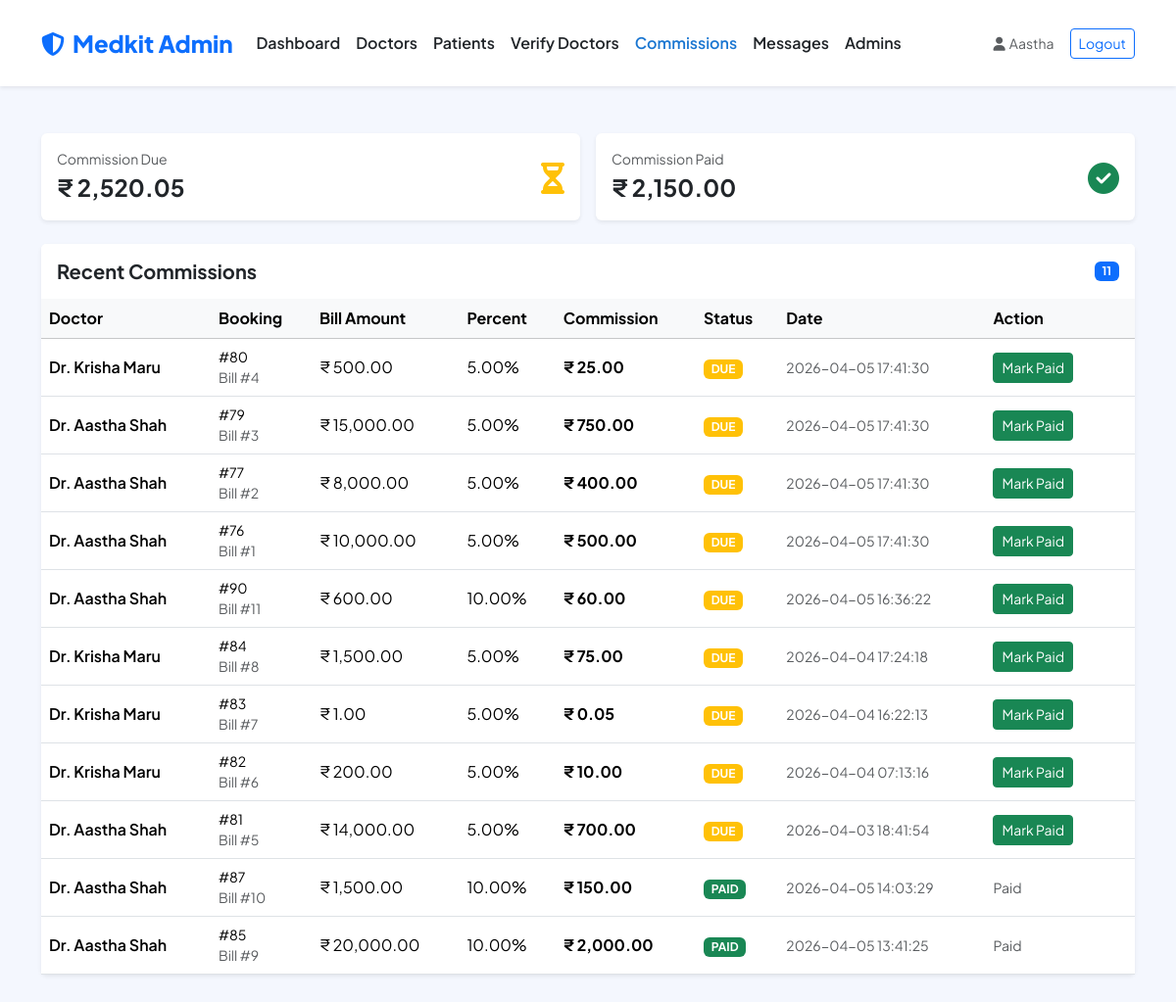
The app's page /MINI_PHP/admin/commissions.php (signed in), older data.
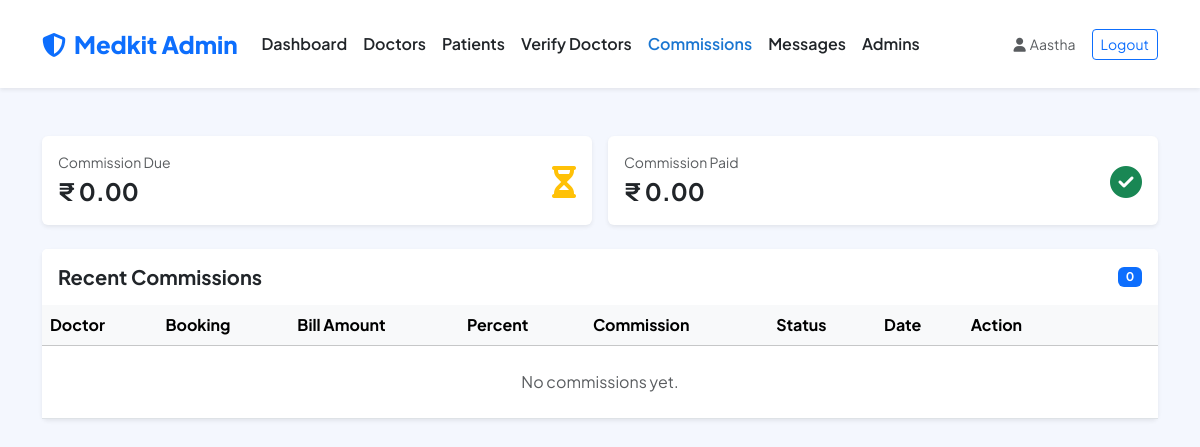
The same page, newer data.
### tables this page shows
CREATE TABLE `doctor_commissions` (
  `id` int(11) NOT NULL,
  `booking_id` int(11) NOT NULL,
  `bill_id` int(11) NOT NULL,
  `doctor_id` int(11) NOT NULL,
  `patient_id` int(11) NOT NULL,
  `amount` decimal(10,2) NOT NULL DEFAULT 0.00,
  `commission_percent` decimal(5,2) NOT NULL DEFAULT 0.00,
  `commission_amount` decimal(10,2) NOT NULL DEFAULT 0.00,
  `status` enum('due','paid') NOT NULL DEFAULT 'due',
  `created_at` timestamp NOT NULL DEFAULT current_timestamp(),
  `updated_at` timestamp NOT NULL DEFAULT current_timestamp() ON UPDATE current_timestamp(),
  `paid_at` timestamp NULL DEFAULT NULL
);

CREATE TABLE `users` (
  `id` int(11) NOT NULL,
  `firstname` varchar(225) DEFAULT '',
  `lastname` varchar(225) DEFAULT '',
  `phone_number` bigint(20) DEFAULT 0,
  `date_of_birth` date DEFAULT curdate(),
  `email` varchar(50) NOT NULL,
  `gender` varchar(100) DEFAULT '',
  `address` varchar(225) DEFAULT '',
  `clinic_name` varchar(255) DEFAULT NULL,
  `experience_years` int(11) DEFAULT 0,
  `education` varchar(255) DEFAULT NULL,
  `bio` text DEFAULT NULL,
  `password` varchar(255) NOT NULL,
  `role_id` int(11) DEFAULT 0,
  `category_id` int(11) DEFAULT NULL,
  `created_at` timestamp NOT NULL DEFAULT current_timestamp(),
  `updated_at` timestamp NOT NULL DEFAULT current_timestamp() ON UPDATE current_timestamp(),
  `profile_image` varchar(255) DEFAULT NULL,
  `license_number` varchar(50) DEFAULT NULL,
  `license_document` varchar(255) DEFAULT NULL,
  `verification_status` enum('verified','pending','rejected') NOT NULL DEFAULT 'verified',
  `verification_reason` varchar(255) DEFAULT NULL,
  `verified_at` timestamp NULL DEFAULT NULL,
  `verified_by_admin_id` int(11) DEFAULT NULL,
  `commission_percent` decimal(5,2) NOT NULL DEFAULT 10.00
);

### MINI_PHP/admin/_bootstrap.php (called while the page is built, shortened)
<?php
if (!function_exists('admin_name')) {
  function admin_name(): string
  {
    return (string)($_SESSION['admin_name'] ?? 'Admin');
  }
}
if (!function_exists('admin_h')) {
  function admin_h(string $value): string
  {
    return htmlspecialchars($value, ENT_QUOTES, 'UTF-8');
  }
}

### MINI_PHP/admin/commissions.php (the view, shortened to what this page needs)
<?php
require_once __DIR__ . '/_bootstrap.php';
$totals = [
  'due' => 0.0,
  'paid' => 0.0,
];
$res = $conn->query("SELECT
        COALESCE(SUM(CASE WHEN status = 'due' THEN commission_amount ELSE 0 END), 0) AS due_total,
        COALESCE(SUM(CASE WHEN status = 'paid' THEN commission_amount ELSE 0 END), 0) AS paid_total
    FROM doctor_commissions");
if ($res) {
  $row = $res->fetch_assoc();
  $totals['due'] = (float)($row['due_total'] ?? 0);
  $totals['paid'] = (float)($row['paid_total'] ?? 0);
}
$items = [];
$q = "SELECT dc.id, dc.booking_id, dc.bill_id, dc.doctor_id, dc.amount, dc.commission_percent, dc.commission_amount, dc.status, dc.created_at, dc.paid_at,
            u.firstname, u.lastname
      FROM doctor_commissions dc
      LEFT JOIN users u ON u.id = dc.doctor_id
      ORDER BY (dc.status = 'due') DESC, dc.created_at DESC, dc.id DESC
      LIMIT 200";
$res2 = $conn->query($q);
if ($res2) {
  while ($row = $res2->fetch_assoc()) {
    $items[] = $row;
  }
}
$css_v = (int)@filemtime(__DIR__ . '/../custom_style.css');
?>
<!DOCTYPE html>
<html lang="en">
<head>
  <link href="https://cdn.jsdelivr.net/npm/bootstrap@5.3.2/dist/css/bootstrap.min.css" rel="stylesheet">
  <link rel="stylesheet" href="https://cdnjs.cloudflare.com/ajax/libs/font-awesome/6.4.0/css/all.min.css">
  <link rel="stylesheet" href="../custom_style.css?v=<?php echo $css_v; ?>">
</head>
<body style="background-color: var(--secondary-color);">
  <nav class="navbar navbar-expand-lg bg-white py-3 shadow-sm">
    <div class="container">
      <a class="navbar-brand text-primary" href="dashboard.php"><i class="fas fa-shield-halved me-2"></i>Medkit Admin</a>
      <div class="collapse navbar-collapse" id="adminNav">
        <ul class="navbar-nav me-auto">
          <li class="nav-item"><a class="nav-link" href="dashboard.php">Dashboard</a></li>
          <li class="nav-item"><a class="nav-link" href="doctors.php">Doctors</a></li>
          <li class="nav-item"><a class="nav-link" href="patients.php">Patients</a></li>
          <li class="nav-item"><a class="nav-link" href="verify_doctors.php">Verify Doctors</a></li>
          <li class="nav-item"><a class="nav-link active" href="commissions.php">Commissions</a></li>
          <li class="nav-item"><a class="nav-link" href="contact_messages.php">Messages</a></li>
          <li class="nav-item"><a class="nav-link" href="admin_users.php">Admins</a></li>
        </ul>
        <div class="d-flex align-items-center gap-3">
          <span class="text-muted small"><i class="fas fa-user me-1"></i><?php echo admin_h(admin_name()); ?></span>
          <a class="btn btn-outline-primary btn-sm" href="logout.php">Logout</a>
        </div>
      </div>
    </div>
  </nav>
  <main class="container py-5">
    <div class="row g-3 mb-4">
      <div class="col-md-6">
        <div class="card border-0 shadow-sm">
          <div class="card-body">
            <div class="d-flex align-items-center justify-content-between">
              <div>
                <div class="text-muted small">Commission Due</div>
                <div class="fw-bold fs-4">₹ <?php echo number_format($totals['due'], 2); ?></div>
              </div>
              <div class="text-warning fs-2"><i class="fas fa-hourglass-half"></i></div>
            </div>
          </div>
        </div>
      </div>
      <div class="col-md-6">
        <div class="card border-0 shadow-sm">
          <div class="card-body">
            <div class="d-flex align-items-center justify-content-between">
              <div>
                <div class="text-muted small">Commission Paid</div>
                <div class="fw-bold fs-4">₹ <?php echo number_format($totals['paid'], 2); ?></div>
              </div>
              <div class="text-success fs-2"><i class="fas fa-circle-check"></i></div>
            </div>
          </div>
        </div>
      </div>
    </div>
    <div class="card border-0 shadow-sm">
      <div class="card-header bg-white border-0 py-3">
        <div class="d-flex align-items-center justify-content-between">
          <h5 class="fw-bold mb-0">Recent Commissions</h5>
          <span class="badge bg-primary"><?php echo count($items); ?></span>
        </div>
      </div>
      <div class="table-responsive">
        <table class="table table-hover align-middle mb-0">
          <thead class="table-light">
            <tr>
              <th>Doctor</th>
              <th>Booking</th>
              <th>Bill Amount</th>
              <th>Percent</th>
              <th>Commission</th>
              <th>Status</th>
              <th>Date</th>
              <th style="min-width:120px;">Action</th>
            </tr>
          </thead>
          <tbody>
            <?php if (empty($items)): ?>
              <tr>
                <td colspan="8" class="text-center text-muted py-4">No commissions yet.</td>
              </tr>
            <?php else: ?>
              <?php foreach ($items as $it): ?>
                <?php
                $doctor_name = trim('Dr. ' . (string)($it['firstname'] ?? '') . ' ' . (string)($it['lastname'] ?? ''));
                $status = (string)($it['status'] ?? 'due');
                $badge = ($status === 'paid') ? 'success' : 'warning';
                ?>
                <tr>
                  <td class="fw-semibold"><?php echo admin_h($doctor_name); ?></td>
                  <td>
                    <div class="small">#<?php echo (int)($it['booking_id'] ?? 0); ?></div>
                    <div class="text-muted small">Bill #<?php echo (int)($it['bill_id'] ?? 0); ?></div>
                  </td>
                  <td>₹ <?php echo number_format((float)($it['amount'] ?? 0), 2); ?></td>
                  <td><?php echo number_format((float)($it['commission_percent'] ?? 0), 2); ?>%</td>
                  <td class="fw-bold">₹ <?php echo number_format((float)($it['commission_amount'] ?? 0), 2); ?></td>
                  <td><span class="badge bg-<?php echo $badge; ?> text-uppercase"><?php echo admin_h($status); ?></span></td>
                  <td class="small text-muted"><?php echo admin_h((string)($it['created_at'] ?? '')); ?></td>
                  <td>
                    <?php if ($status === 'due'): ?>
                      <form method="POST" onsubmit="return confirm('Mark this commission as paid?');">
                        <button type="submit" name="action" value="mark_paid" class="btn btn-sm btn-success">
                          Mark Paid
                        </button>
                      </form>
                    <?php else: ?>
                      <span class="text-muted small">Paid</span>
                    <?php endif; ?>
                  </td>
                </tr>
              <?php endforeach; ?>
            <?php endif; ?>
          </tbody>
        </table>
      </div>
    </div>
  </main>
</body>
</html>

### MINI_PHP/custom_style.css (style rules this page uses)
:root { --primary-color: #1A76D1; --secondary-color: #F4F7FE; --heading-color: #212529; --text-color: #6C757D; --bs-body-font-family: 'Plus Jakarta Sans', sans-serif; --card-shadow: 0 10px 30px rgba(0, 0, 0, 0.07); }
body { background-color: #FFF; color: var(--text-color); }
html, body { max-width: 100%; overflow-x: hidden; }
.navbar-brand { font-weight: 800; font-size: 1.5rem; }
.navbar .nav-link { font-weight: 600; color: var(--heading-color); transition: color .3s; padding: 1rem; }
.navbar .nav-link:hover, .navbar .nav-link.active { color: var(--primary-color); }

Row changes from the older to the newer data that the page shows:
removed doctor_commissions: users.firstname+lastname "Dr. Krisha Maru", booking "80", bill "4", amount "500.00", commission_percent "5.00", commission_amount "25.00", status "DUE", created_at "2026-04-05 17:41:30"
removed doctor_commissions: users.firstname+lastname "Dr. Aastha Shah", booking "79", bill "3", amount "15,000.00", commission_percent "5.00", commission_amount "750.00", status "DUE", created_at "2026-04-05 17:41:30"
removed doctor_commissions: users.firstname+lastname "Dr. Aastha Shah", booking "77", bill "2", amount "8,000.00", commission_percent "5.00", commission_amount "400.00", status "DUE", created_at "2026-04-05 17:41:30"
removed doctor_commissions: users.firstname+lastname "Dr. Aastha Shah", booking "76", bill "1", amount "10,000.00", commission_percent "5.00", commission_amount "500.00", status "DUE", created_at "2026-04-05 17:41:30"
removed doctor_commissions: users.firstname+lastname "Dr. Aastha Shah", booking "90", bill "11", amount "600.00", commission_percent "10.00", commission_amount "60.00", status "DUE", created_at "2026-04-05 16:36:22"
removed doctor_commissions: users.firstname+lastname "Dr. Krisha Maru", booking "84", bill "8", amount "1,500.00", commission_percent "5.00", commission_amount "75.00", status "DUE", created_at "2026-04-04 17:24:18"
removed doctor_commissions: users.firstname+lastname "Dr. Krisha Maru", booking "83", bill "7", amount "1.00", commission_percent "5.00", commission_amount "0.05", status "DUE", created_at "2026-04-04 16:22:13"
removed doctor_commissions: users.firstname+lastname "Dr. Krisha Maru", booking "82", bill "6", amount "200.00", commission_percent "5.00", commission_amount "10.00", status "DUE", created_at "2026-04-04 07:13:16"
removed doctor_commissions: users.firstname+lastname "Dr. Aastha Shah", booking "81", bill "5", amount "14,000.00", commission_percent "5.00", commission_amount "700.00", status "DUE", created_at "2026-04-03 18:41:54"
removed doctor_commissions: users.firstname+lastname "Dr. Aastha Shah", booking "87", bill "10", amount "1,500.00", commission_percent "10.00", commission_amount "150.00", status "PAID", created_at "2026-04-05 14:03:29", shows "Paid"
removed doctor_commissions: users.firstname+lastname "Dr. Aastha Shah", booking "85", bill "9", amount "20,000.00", commission_percent "10.00", commission_amount "2,000.00", status "PAID", created_at "2026-04-05 13:41:25", shows "Paid"
Text that changed along with them:
$totals['due']: "2,520.05" → "0.00"
$totals['paid']: "2,150.00" → "0.00"
count($items): "11" → "0"
text now shown: "No commissions yet."
